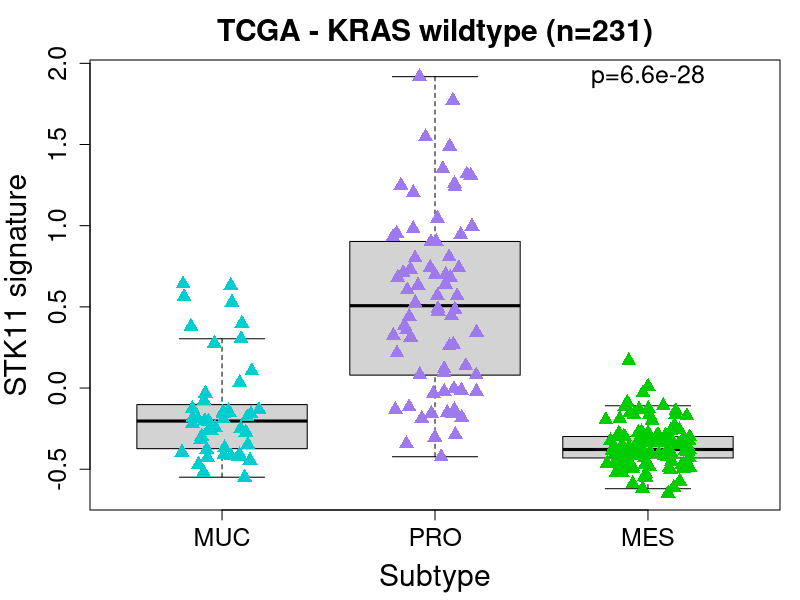
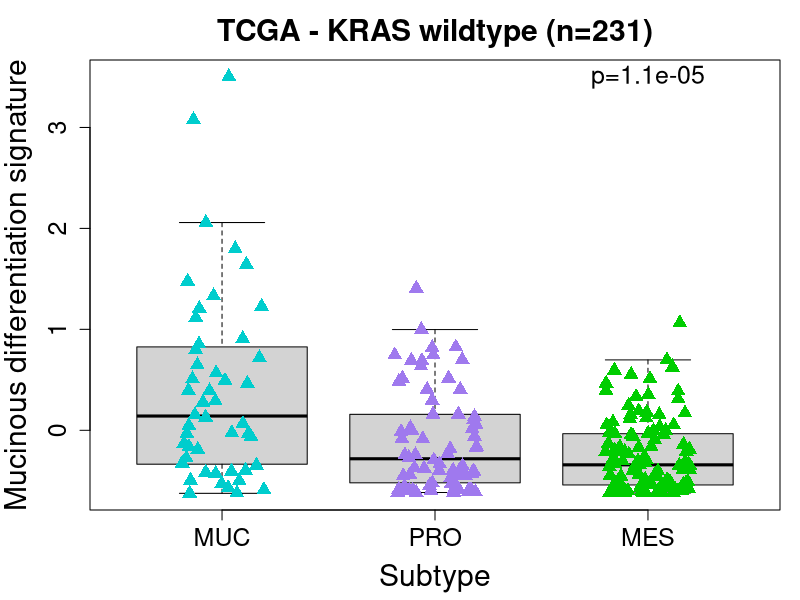

Generate these figures, in order, with R:
study <- "TCGA - KRAS wildtype"
data <- read.table("../data/TCGA_KRASwt_subtypes.tsv", sep="\t", header=TRUE, check.names=FALSE)
data <- data[!data$Subtype %in% "unclassified", ]
data$Subtype <- factor(data$Subtype, levels=c("MUC", "PRO", "MES"))
nbTumors <- nrow(data)

colors <- rep("cyan3", nbTumors)
colors[data$Subtype %in% "PRO"] <- "mediumpurple2"
colors[data$Subtype %in% "MES"] <- "green3"
pchs <- rep(17, nbTumors)

pdf("../figures/FigS2_TCGAwt_STK11signatureBySubtype.pdf", width=5.5, height=6.5)
par(mar=c(4.5, 4.5, 3, 1))
boxplot(data$STK11_deficiency_signature ~ data$Subtype, outline=FALSE,
				ylab="STK11 signature", xlab="Subtype", main=paste0(study," (n=",nbTumors,")"),
				cex.lab=1.8, cex.axis=1.5, cex.main=1.8, ylim=range(data$STK11_deficiency_signature))
points(jitter(as.numeric(data$Subtype)), data$STK11_deficiency_signature,
					col=colors, pch=pchs, cex=1.5)
pval <- signif(kruskal.test(data$STK11_deficiency_signature ~ data$Subtype)$p.value, 2)
text(x=3, y=max(data$STK11_deficiency_signature), labels=paste0("p=",pval), cex=1.5)
dev.off()

t.test(data$STK11_deficiency_signature[data$Subtype %in% "PRO"],
			data$STK11_deficiency_signature[data$Subtype %in% c("MUC","MES")],
			alternative = "greater")$p.value

pdf("../figures/FigS2_TCGAwt_MucinoussignatureBySubtype.pdf", width=5.5, height=6.5)
par(mar=c(4.5, 4.5, 3, 1))
boxplot(data$Mucinous_differentiation_signature ~ data$Subtype, outline=FALSE,
				ylab="Mucinous differentiation signature", xlab="Subtype", main=paste0(study," (n=",nbTumors,")"),
				cex.lab=1.8, cex.axis=1.5, cex.main=1.8, ylim=range(data$Mucinous_differentiation_signature))
points(jitter(as.numeric(data$Subtype)), data$Mucinous_differentiation_signature,
					col=colors, pch=pchs, cex=1.5)
pval <- signif(kruskal.test(data$Mucinous_differentiation_signature ~ data$Subtype)$p.value, 2)
text(x=3, y=max(data$Mucinous_differentiation_signature), labels=paste0("p=",pval), cex=1.5)
dev.off()

t.test(data$Mucinous_differentiation_signature[data$Subtype %in% "MUC"],
			data$Mucinous_differentiation_signature[data$Subtype %in% c("PRO","MES")],
			alternative = "greater")$p.value
